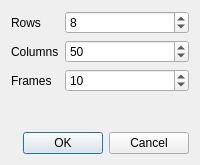
<?xml version="1.0" encoding="UTF-8"?>
<ui version="4.0">
 <class>NewPaintDialog</class>
 <widget class="QDialog" name="NewPaintDialog">
  <property name="geometry">
   <rect>
    <x>0</x>
    <y>0</y>
    <width>200</width>
    <height>165</height>
   </rect>
  </property>
  <property name="windowTitle">
   <string>New Project</string>
  </property>
  <layout class="QVBoxLayout" name="verticalLayout">
   <item>
    <layout class="QFormLayout" name="formLayout">
     <item row="0" column="0">
      <widget class="QLabel" name="label">
       <property name="text">
        <string>Rows</string>
       </property>
      </widget>
     </item>
     <item row="0" column="1">
      <widget class="QSpinBox" name="rows">
       <property name="minimum">
        <number>4</number>
       </property>
       <property name="maximum">
        <number>100</number>
       </property>
       <property name="value">
        <number>8</number>
       </property>
      </widget>
     </item>
     <item row="1" column="0">
      <widget class="QLabel" name="label_2">
       <property name="text">
        <string>Columns</string>
       </property>
      </widget>
     </item>
     <item row="1" column="1">
      <widget class="QSpinBox" name="cols">
       <property name="minimum">
        <number>4</number>
       </property>
       <property name="maximum">
        <number>200</number>
       </property>
       <property name="value">
        <number>50</number>
       </property>
      </widget>
     </item>
     <item row="2" column="0">
      <widget class="QLabel" name="label_3">
       <property name="text">
        <string>Frames</string>
       </property>
      </widget>
     </item>
     <item row="2" column="1">
      <widget class="QSpinBox" name="frames">
       <property name="minimum">
        <number>1</number>
       </property>
       <property name="maximum">
        <number>200</number>
       </property>
       <property name="value">
        <number>10</number>
       </property>
      </widget>
     </item>
    </layout>
   </item>
   <item>
    <widget class="QDialogButtonBox" name="buttonBox">
     <property name="orientation">
      <enum>Qt::Horizontal</enum>
     </property>
     <property name="standardButtons">
      <set>QDialogButtonBox::Cancel|QDialogButtonBox::Ok</set>
     </property>
    </widget>
   </item>
  </layout>
 </widget>
 <resources/>
 <connections>
  <connection>
   <sender>buttonBox</sender>
   <signal>accepted()</signal>
   <receiver>NewPaintDialog</receiver>
   <slot>accept()</slot>
   <hints>
    <hint type="sourcelabel">
     <x>193</x>
     <y>160</y>
    </hint>
    <hint type="destinationlabel">
     <x>157</x>
     <y>274</y>
    </hint>
   </hints>
  </connection>
  <connection>
   <sender>buttonBox</sender>
   <signal>rejected()</signal>
   <receiver>NewPaintDialog</receiver>
   <slot>reject()</slot>
   <hints>
    <hint type="sourcelabel">
     <x>193</x>
     <y>160</y>
    </hint>
    <hint type="destinationlabel">
     <x>286</x>
     <y>274</y>
    </hint>
   </hints>
  </connection>
 </connections>
</ui>
